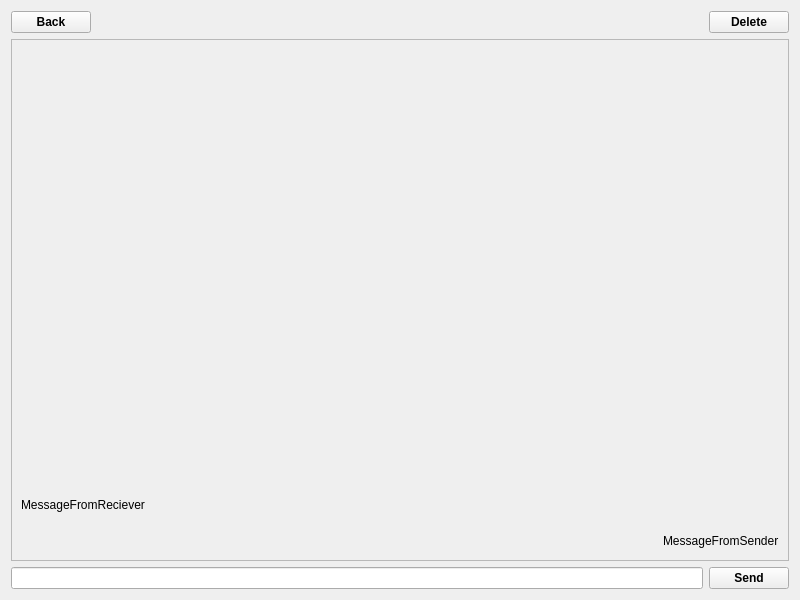
<?xml version="1.0" encoding="UTF-8"?>
<ui version="4.0">
 <class>Widget</class>
 <widget class="QWidget" name="Widget">
  <property name="geometry">
   <rect>
    <x>0</x>
    <y>0</y>
    <width>800</width>
    <height>600</height>
   </rect>
  </property>
  <property name="windowTitle">
   <string>Widget</string>
  </property>
  <layout class="QGridLayout" name="gridLayout">
   <item row="0" column="0">
    <layout class="QVBoxLayout" name="verticalLayout">
     <item>
      <layout class="QHBoxLayout" name="DeleteAndBackButtonHorizontalLayout">
       <item>
        <widget class="QPushButton" name="BackPushButton">
         <property name="font">
          <font>
           <bold>true</bold>
          </font>
         </property>
         <property name="text">
          <string>Back</string>
         </property>
        </widget>
       </item>
       <item>
        <spacer name="DeleteAndBackPushButtonHorizontalSpacer">
         <property name="orientation">
          <enum>Qt::Horizontal</enum>
         </property>
         <property name="sizeHint" stdset="0">
          <size>
           <width>40</width>
           <height>20</height>
          </size>
         </property>
        </spacer>
       </item>
       <item>
        <widget class="QPushButton" name="DeleteButton">
         <property name="palette">
          <palette>
           <active>
            <colorrole role="Text">
             <brush brushstyle="SolidPattern">
              <color alpha="255">
               <red>255</red>
               <green>0</green>
               <blue>4</blue>
              </color>
             </brush>
            </colorrole>
            <colorrole role="ButtonText">
             <brush brushstyle="SolidPattern">
              <color alpha="255">
               <red>255</red>
               <green>0</green>
               <blue>0</blue>
              </color>
             </brush>
            </colorrole>
           </active>
           <inactive>
            <colorrole role="Text">
             <brush brushstyle="SolidPattern">
              <color alpha="255">
               <red>0</red>
               <green>0</green>
               <blue>0</blue>
              </color>
             </brush>
            </colorrole>
            <colorrole role="ButtonText">
             <brush brushstyle="SolidPattern">
              <color alpha="255">
               <red>0</red>
               <green>0</green>
               <blue>0</blue>
              </color>
             </brush>
            </colorrole>
           </inactive>
           <disabled>
            <colorrole role="Text">
             <brush brushstyle="SolidPattern">
              <color alpha="255">
               <red>120</red>
               <green>120</green>
               <blue>120</blue>
              </color>
             </brush>
            </colorrole>
            <colorrole role="ButtonText">
             <brush brushstyle="SolidPattern">
              <color alpha="255">
               <red>120</red>
               <green>120</green>
               <blue>120</blue>
              </color>
             </brush>
            </colorrole>
           </disabled>
          </palette>
         </property>
         <property name="font">
          <font>
           <bold>true</bold>
          </font>
         </property>
         <property name="text">
          <string>Delete</string>
         </property>
        </widget>
       </item>
      </layout>
     </item>
     <item>
      <widget class="QScrollArea" name="MessagesScrollArea">
       <property name="widgetResizable">
        <bool>true</bool>
       </property>
       <widget class="QWidget" name="MessagesScrollAreaWidgetContents">
        <property name="geometry">
         <rect>
          <x>0</x>
          <y>0</y>
          <width>778</width>
          <height>514</height>
         </rect>
        </property>
        <layout class="QGridLayout" name="gridLayout_2">
         <item row="0" column="0">
          <layout class="QVBoxLayout" name="MessagesVerticalLayout">
           <item>
            <spacer name="UpperVerticalSpacer">
             <property name="orientation">
              <enum>Qt::Vertical</enum>
             </property>
             <property name="sizeType">
              <enum>QSizePolicy::Expanding</enum>
             </property>
             <property name="sizeHint" stdset="0">
              <size>
               <width>20</width>
               <height>40</height>
              </size>
             </property>
            </spacer>
           </item>
           <item>
            <layout class="QHBoxLayout" name="MessageFromRecieverLabelHorizontalLayout">
             <item>
              <widget class="QLabel" name="MessageFromRecieverLabel">
               <property name="text">
                <string>MessageFromReciever</string>
               </property>
              </widget>
             </item>
             <item>
              <spacer name="MessageFromRecieverLabelHorizontalSpacer">
               <property name="orientation">
                <enum>Qt::Horizontal</enum>
               </property>
               <property name="sizeHint" stdset="0">
                <size>
                 <width>40</width>
                 <height>20</height>
                </size>
               </property>
              </spacer>
             </item>
            </layout>
           </item>
           <item>
            <spacer name="VerticalSpacerBetweenMessages">
             <property name="orientation">
              <enum>Qt::Vertical</enum>
             </property>
             <property name="sizeType">
              <enum>QSizePolicy::Maximum</enum>
             </property>
             <property name="sizeHint" stdset="0">
              <size>
               <width>20</width>
               <height>10</height>
              </size>
             </property>
            </spacer>
           </item>
           <item>
            <layout class="QHBoxLayout" name="MessageFromSenderLabelHorizontalLayout">
             <item>
              <spacer name="MessageFromSenderLabelHorizontalSpacer">
               <property name="orientation">
                <enum>Qt::Horizontal</enum>
               </property>
               <property name="sizeType">
                <enum>QSizePolicy::Expanding</enum>
               </property>
               <property name="sizeHint" stdset="0">
                <size>
                 <width>40</width>
                 <height>20</height>
                </size>
               </property>
              </spacer>
             </item>
             <item>
              <widget class="QLabel" name="MessageFromSenderLabel">
               <property name="text">
                <string>MessageFromSender</string>
               </property>
              </widget>
             </item>
            </layout>
           </item>
          </layout>
         </item>
        </layout>
       </widget>
      </widget>
     </item>
     <item>
      <layout class="QHBoxLayout" name="SendingMessageHorizontalLayout">
       <item>
        <widget class="QLineEdit" name="SendingMessageLineEdit"/>
       </item>
       <item>
        <widget class="QPushButton" name="SendButton">
         <property name="font">
          <font>
           <bold>true</bold>
          </font>
         </property>
         <property name="text">
          <string>Send</string>
         </property>
        </widget>
       </item>
      </layout>
     </item>
    </layout>
   </item>
  </layout>
 </widget>
 <resources/>
 <connections/>
</ui>
